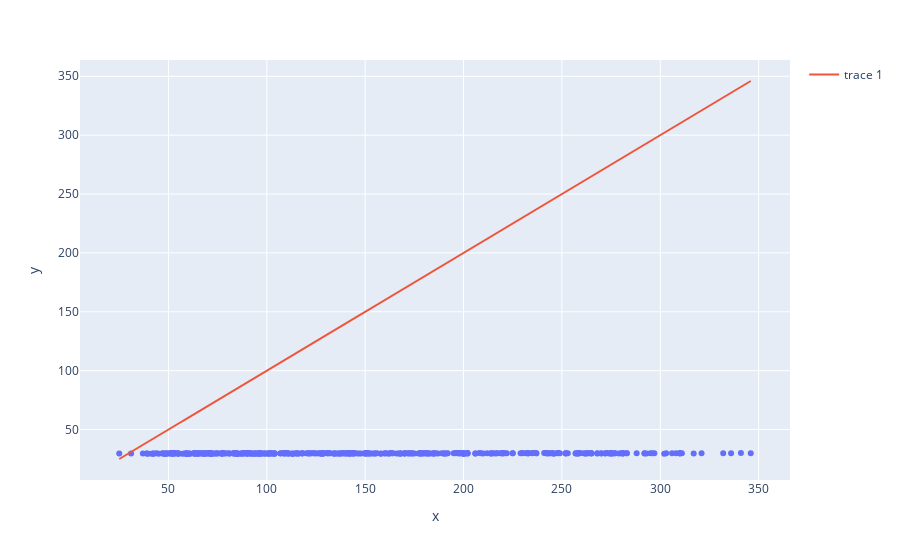

Notebook source saved alongside this figure:
### Markdown cell above
We see that the values of the two parameters have changed, let's see how it affected the predictions of the model. 
Visualize y vs the model's predictions.

### Code cell
fig = px.scatter(x=y, y=model(diabetes_data))     # 
fig.add_scatter(x=y, y=y)                         # rouge parfaite
fig.show()

### Figure 1 — Plotly figure (JSON) as saved in the notebook; plotly's stock layout.template omitted (floating-point values rounded to 4 significant figures; data arrays with more than 128 entries replaced by an {"elided": "..."} marker saying what was removed)
{"data": [{"hovertemplate": "x=%{x}<br>y=%{y}<extra></extra>", "legendgroup": "", "marker": {"color": "#636efa", "symbol": "circle"}, "mode": "markers", "name": "", "orientation": "v", "showlegend": false, "type": "scatter", "x": {"elided": "442 int values"}, "xaxis": "x", "y": {"elided": "442 float values"}, "yaxis": "y"}, {"type": "scatter", "x": {"elided": "442 int values"}, "y": {"elided": "442 int values"}}], "layout": {"legend": {"tracegroupgap": 0}, "margin": {"t": 60}, "xaxis": {"anchor": "y", "domain": [0, 1], "title": {"text": "x"}}, "yaxis": {"anchor": "x", "domain": [0, 1], "title": {"text": "y"}}}}
